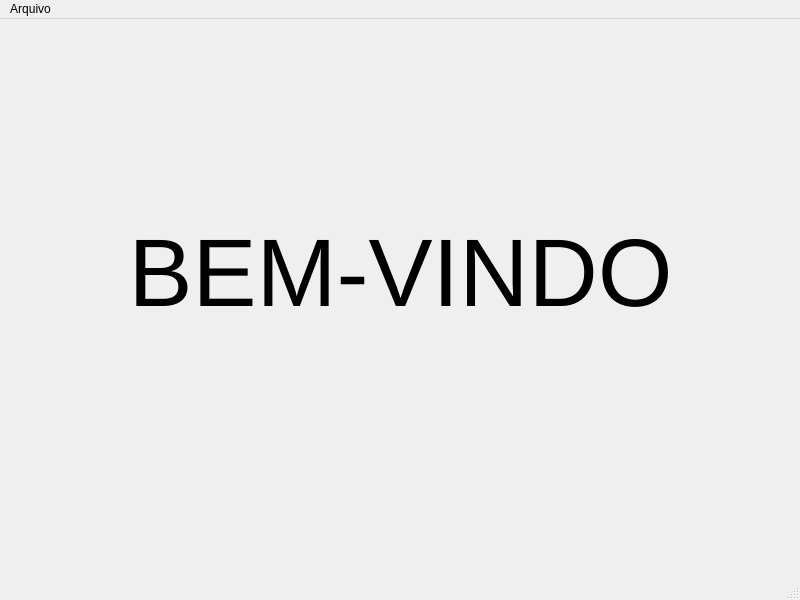
<?xml version="1.0" encoding="UTF-8"?>
<ui version="4.0">
 <class>MainWindow</class>
 <widget class="QMainWindow" name="MainWindow">
  <property name="geometry">
   <rect>
    <x>0</x>
    <y>0</y>
    <width>800</width>
    <height>600</height>
   </rect>
  </property>
  <property name="windowTitle">
   <string>Teclado</string>
  </property>
  <widget class="QWidget" name="centralwidget">
   <widget class="QLabel" name="label">
    <property name="geometry">
     <rect>
      <x>50</x>
      <y>50</y>
      <width>701</width>
      <height>411</height>
     </rect>
    </property>
    <property name="text">
     <string>&lt;html&gt;&lt;head/&gt;&lt;body&gt;&lt;p align=&quot;center&quot;&gt;&lt;span style=&quot; font-size:72pt;&quot;&gt;BEM-VINDO&lt;/span&gt;&lt;/p&gt;&lt;/body&gt;&lt;/html&gt;</string>
    </property>
   </widget>
  </widget>
  <widget class="QMenuBar" name="menubar">
   <property name="geometry">
    <rect>
     <x>0</x>
     <y>0</y>
     <width>800</width>
     <height>25</height>
    </rect>
   </property>
   <widget class="QMenu" name="menuArquivo">
    <property name="title">
     <string>Arquivo</string>
    </property>
    <addaction name="actionSair"/>
   </widget>
   <addaction name="menuArquivo"/>
  </widget>
  <widget class="QStatusBar" name="statusbar"/>
  <action name="actionSair">
   <property name="text">
    <string>Sair</string>
   </property>
  </action>
  <action name="actionSobre_Qt">
   <property name="text">
    <string>Sobre Qt</string>
   </property>
  </action>
 </widget>
 <resources/>
 <connections/>
</ui>
